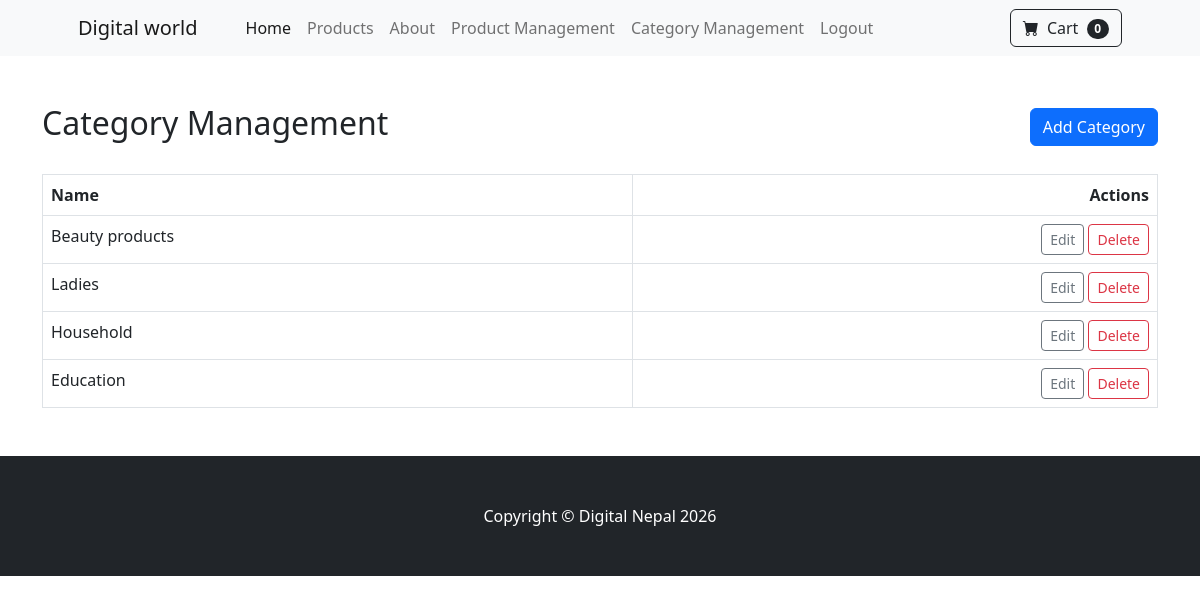
Page /categories/ (signed in) on the committed database.
### store/models.py (models this page shows, shortened)
class Category(models.Model):
    name = models.CharField(max_length=100)
    class Meta:
        verbose_name_plural = 'Categories'

### store/decorators.py (the view)
    @login_required(login_url='login')
    def wrapper(request, *args, **kwargs):
        if not request.user.is_staff:
            raise PermissionDenied
        return view_func(request, *args, **kwargs)

### store/cart.py (called while the page is built)
    def __len__(self):
        return sum(item['quantity'] for item in self.cart.values())

### store/context_processors.py (called while the page is built)
def cart(request):
    return {'cart': Cart(request)}

### store/views.py (called while the page is built)
@staff_required
def category_list(request):
    categories = Category.objects.all()
    return render(request, 'store/category_list.html', {'categories': categories})

### templates/store/category_list.html
{% extends 'base.html' %}
{% block content %}
<div class="container my-5">
    <div class="d-flex justify-content-between align-items-center mb-4">
        <h2>Category Management</h2>
        <a href="{% url 'category_create' %}" class="btn btn-primary">Add Category</a>
    </div>
    {% if categories %}
    <table class="table table-bordered">
        <thead>
            <tr>
                <th>Name</th>
                <th class="text-end">Actions</th>
            </tr>
        </thead>
        <tbody>
            {% for category in categories %}
            <tr>
                <td>{{ category.name }}</td>
                <td class="text-end">
                    <a href="{% url 'category_update' category.id %}" class="btn btn-sm btn-outline-secondary">Edit</a>
                    <a href="{% url 'category_delete' category.id %}" class="btn btn-sm btn-outline-danger">Delete</a>
                </td>
            </tr>
            {% endfor %}
        </tbody>
    </table>
    {% else %}
    <p>No categories yet.</p>
    {% endif %}
</div>
{% endblock %}

### rows in the picture
Category: name "Beauty products"
Category: name "Ladies"
Category: name "Household"
Category: name "Education"

### other values in the picture
{{ cart|length }} "0"
